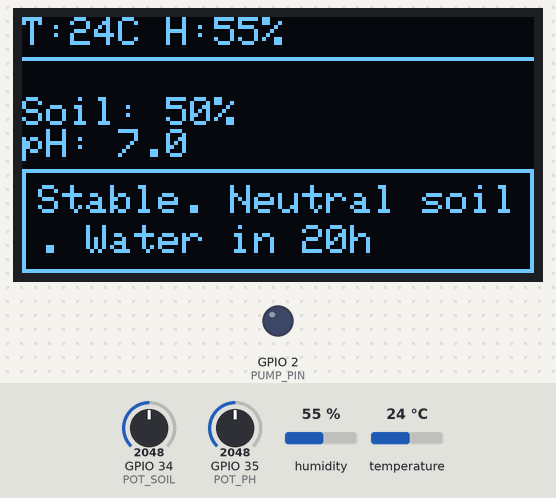
The program below on a simulated ESP32. Parts: 128×64 one-colour display, output pins drawn as LEDs (lit = HIGH). The inputs (shaded band) are chosen by the test bench; at power-on: GPIO 34 (POT_SOIL) = 2048, humidity 55 %, GPIO 35 (POT_PH) = 2048, temperature 24 °C. WiFi joins after 1.5 s; servers stay silent unless stated; web services answer with replies made up by the test bench; what the program prints to the serial monitor is not drawn.

Above: at 3.7 s.
3.8 s: GPIO 34 (POT_SOIL) set to 1281
At 4.4 s:
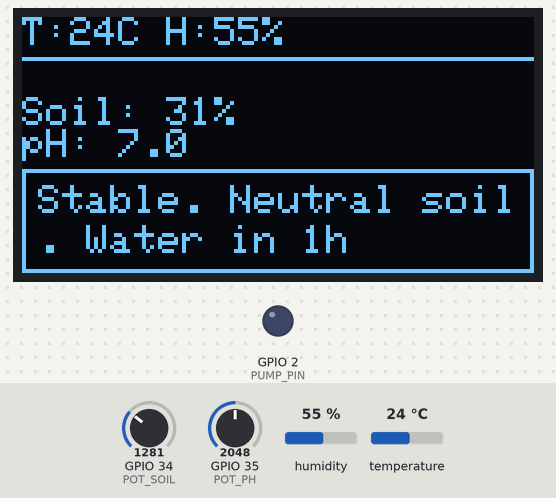
5.6 s: GPIO 34 (POT_SOIL) set to 1188
At 6.2 s:
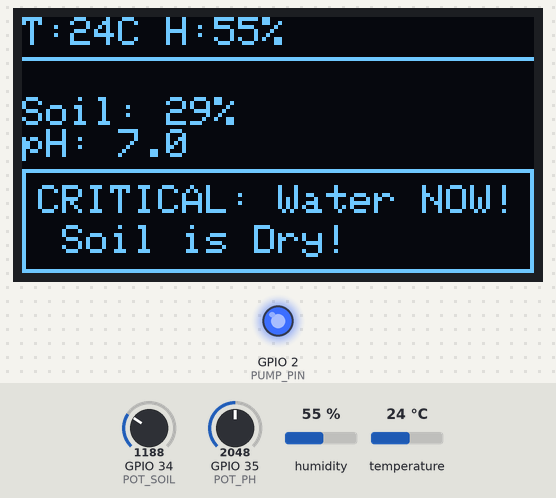
7.2 s: humidity set to 22 %
At 9.8 s:
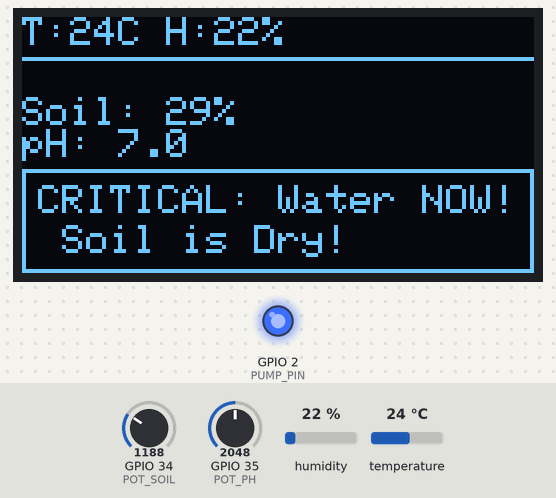
10.4 s: GPIO 34 (POT_SOIL) set to 2866
At 11.4 s:
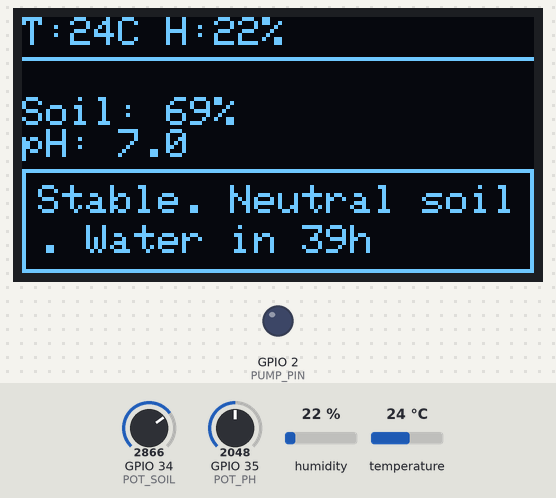
11.9 s: GPIO 35 (POT_PH) set to 2098
13.5 s: GPIO 35 (POT_PH) set to 2229
At 15.0 s:
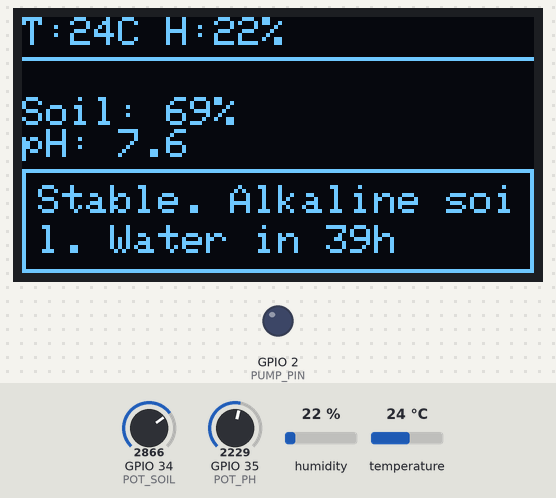
Timing chart, 0 to 16.1 s (numbered marks = the images above; inputs shaded):
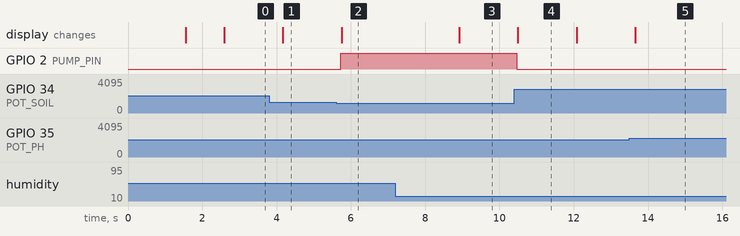

Measured:
- the behaviour switches between 1229 and 1228 on GPIO 34 (POT_SOIL) (found by bisection; images 1 and 2)
- the behaviour switches between 2193 and 2194 on GPIO 35 (POT_PH) (found by bisection; images 4 and 5)
- after the input at 3.8 s, the display: changes after 0.37 s (image 1)
- after the input at 5.6 s, GPIO 2 (PUMP_PIN): LOW → HIGH after 0.12 s; the display: changes after 0.15 s (image 2)
- after the input at 7.2 s, the display: changes after 1.7 s (image 3)
- after the input at 10.4 s, GPIO 2 (PUMP_PIN): HIGH → LOW after 0.07 s; the display: changes after 0.09 s (image 4)
- after the input at 13.5 s, the display: changes after 0.16 s (image 5)

The program:

main.cpp
```cpp
#include <Arduino.h>
#include <WiFi.h>
#include <HTTPClient.h>
#include <Wire.h>
#include <Adafruit_GFX.h>
#include <Adafruit_SSD1306.h>
#include <DHT.h>

const char* apiKey = "OQA4QZKCQ92DUUJU";
const char* server = "http://api.thingspeak.com";
const char* ssid = "Wokwi-GUEST";
const char* password = "";

#define SCREEN_WIDTH 128
#define SCREEN_HEIGHT 64
Adafruit_SSD1306 display(SCREEN_WIDTH, SCREEN_HEIGHT, &Wire, -1);

#define DHTPIN 15
#define DHTTYPE DHT22
#define POT_SOIL 34
#define POT_PH 35
#define PUMP_PIN 2

DHT dht(DHTPIN, DHTTYPE);

float temp = 0;
float hum = 0;
int soilMoisture = 0;
float phLevel = 7.0;
int hoursToWater = 24;
String llmDigest = "Analyzing...";

void setup_wifi();
void sendToThingSpeak();
void updateDisplay();
void runAiAgroLogic();

void setup() {
  Serial.begin(115200);
  setup_wifi();

  pinMode(PUMP_PIN, OUTPUT);
  dht.begin();

  if(!display.begin(SSD1306_SWITCHCAPVCC, 0x3C)) {
    Serial.println(F("SSD1306 failed"));
    for(;;);
  }
  display.clearDisplay();
  display.setTextColor(SSD1306_WHITE);
  display.println("Agro AI System v1.0");
  display.display();
  delay(1000);
}

void loop() {

  temp = dht.readTemperature();
  hum = dht.readHumidity();

  int rawSoil = analogRead(POT_SOIL);
  soilMoisture = map(rawSoil, 0, 4095, 0, 100);

  int rawPh = analogRead(POT_PH);
  phLevel = rawPh * (14.0 / 4095.0);

  runAiAgroLogic();

  if (soilMoisture < 30) digitalWrite(PUMP_PIN, HIGH);
  else digitalWrite(PUMP_PIN, LOW);

  updateDisplay();

  static unsigned long timer = 0;
  if (millis() - timer > 15000) {
    timer = millis();
    sendToThingSpeak();
  }

  delay(500);
}

void runAiAgroLogic() {

  float dryRate = 1.0;
  if (temp > 30) dryRate = 2.0;

  int moistureGap = soilMoisture - 30;
  if (moistureGap < 0) hoursToWater = 0;
  else hoursToWater = moistureGap / dryRate;


  String status = "";
  if (soilMoisture < 30) status = "Dry!";
  else if (soilMoisture > 80) status = "Wet.";
  else status = "OK.";

  String phStatus = "";
  if (phLevel < 6.0) phStatus = "Acidic";
  else if (phLevel > 7.5) phStatus = "Alkaline";
  else phStatus = "Neutral";


  if (hoursToWater == 0) {
    llmDigest = "CRITICAL: Water NOW! Soil is " + status;
  } else {
    llmDigest = "Stable. " + phStatus + " soil. Water in " + String(hoursToWater) + "h";
  }
}

void updateDisplay() {
  display.clearDisplay();

  display.setTextSize(1);
  display.setCursor(0,0);
  display.print("T:"); display.print((int)temp);
  display.print("C H:"); display.print((int)hum); display.println("%");

  display.drawLine(0, 10, 128, 10, SSD1306_WHITE);

  display.setCursor(0, 20);
  display.print("Soil: "); display.print(soilMoisture); display.println("%");
  display.print("pH: "); display.println(phLevel, 1);

  display.drawRect(0, 38, 128, 26, SSD1306_WHITE);
  display.setCursor(4, 42);

  if (llmDigest.length() > 20) {
     display.print(llmDigest.substring(0, 20));
     display.setCursor(4, 52);
     display.print(llmDigest.substring(20));
  } else {
     display.print(llmDigest);
  }

  display.display();
}

void setup_wifi() {
  Serial.print("WiFi");
  WiFi.begin(ssid, password);
  while (WiFi.status() != WL_CONNECTED) {
    delay(500); Serial.print(".");
  }
  Serial.println(" OK");
}

void sendToThingSpeak() {
  if (WiFi.status() == WL_CONNECTED) {
    HTTPClient http;
    String url = String(server) + "/update?api_key=" + String(apiKey) +
                 "&field1=" + String(soilMoisture) +
                 "&field2=" + String(phLevel) +
                 "&field3=" + String(temp) +
                 "&field4=" + String(hoursToWater);
    http.begin(url);
    http.GET();
    http.end();
  }
}
```
